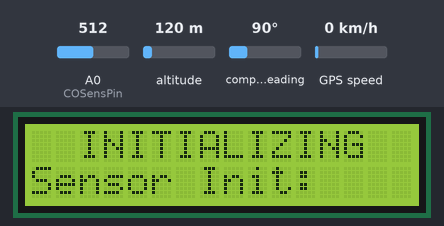
Bench run of a sketch on a simulated Arduino Uno, built with avr-gcc and run on an emulated ATmega328P. Parts: 16×2 character LCD. The test bench sets the inputs (shaded band); at power-on: A0 (COSensPin) = 512, altitude 120 m, compass heading 90°, GPS speed 0 km/h. Sleep ends after the set time or at an interrupt; the GPS gets a fix after 3 s at 37.7749, -122.4194 with 8 satellites; what the sketch prints to the serial monitor is not drawn.

Above: at 10.4 s.
10.5 s: A0 (COSensPin) set to 309
12.0 s: A0 (COSensPin) set to 291
At 14.7 s:
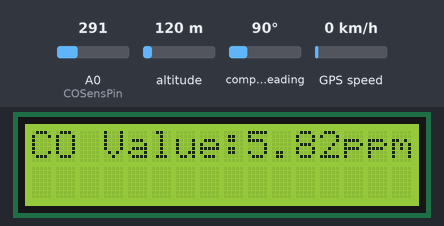
15.0 s: A0 (COSensPin) set to 306
At 16.2 s:
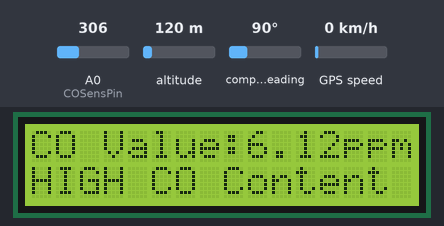
17.2 s: A0 (COSensPin) set to 490
At 19.4 s:
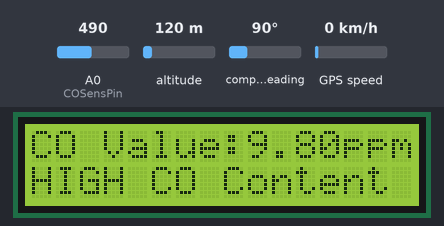
19.7 s: A0 (COSensPin) set to 507
At 21.0 s:
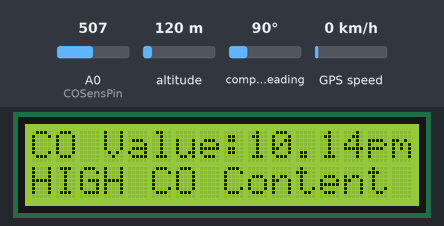
21.7 s: A0 (COSensPin) set to 30
At 22.6 s:
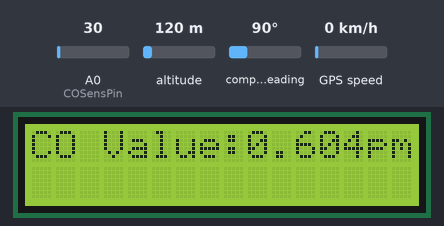
Timing chart, 0 to 24.7 s (numbered marks = the images above; inputs shaded):
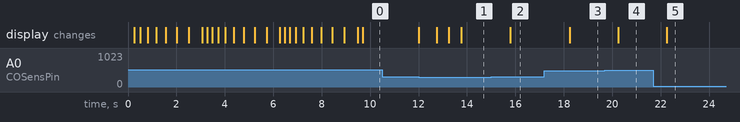

The sketch:

source_code.ino
```cpp
#include  <Arduino.h>
#include  <TinyGPS.h>
#include  <LiquidCrystal.h>
#include  <SoftwareSerial.h>
#include  <avr/sleep.h>
#include  <TimerOne.h>

LiquidCrystal lcd(8,9,10,11,12,13);
SoftwareSerial GPS(5,6);
TinyGPS gps;

#define PHNUM1          "YOUR_PHNUMBER"


#define interval          1000
#define MQ7_CONST         0.02f
#define CO_THRES          6.0
#define TRUE              1
#define FALSE             0
#define LCD_NSCRL         3
#define LCD_DOT           '.'
#define LCD_SPC           ' '

#define MSG_WAIT_MSG      1
#define MSG_PH_NUM        2
#define MSG_COLL_MSG      3
#define MSG_RCV_MSG       4
#define LINE_FEED         0x0A

typedef unsigned char int8u;
typedef unsigned long int16u;

unsigned char PhNum[15], sbuf[100];
const char *SMSMsg[]      = {"High CO Content @", "Your Vehicle Got Accident @", "Your Vehicle is Located @", " Automated SMS By: SV"};
const char *MapLink       = " http://maps.google.com/maps?q=";

const int COSensPin       = A0;
const byte interruptPin   = 2;

struct {
  unsigned char DispCo    : 1;
  unsigned char ClrDisp   : 1;
  unsigned char Msg       : 1;
  unsigned char Monit     : 1;
} Flags;


void DispTitle            (void);
void DispParam            (void);
void TaskCOMoni           (void);
void TaskMsg              (void);
void GSMInit              (void);
void SendSMS              (const char *PhNum, const char *Msg);
void GPSgetloc            (char *Lat, char *Lon);
void ftoa                 (double n, char *res, int afterpoint);
int intToStr              (int x, char str[], int d);
void rever                (char *str, int len);
void LCDDispInit          (void);
void COSensInit           (void);
int16u  ReadCO            (void);
void TimerOF              (void);

void setup() {
  pinMode(interruptPin, INPUT_PULLUP);
  lcd.begin(16,2);
  LCDDispInit();
  COSensInit();
  Serial.begin(9600);
  GSMInit();
  GPS.begin(9600);
  Timer1.initialize(100000);        /* 100 milli seconds or 0.1 seconds */
  Timer1.attachInterrupt(TimerOF); /* blinkLED to run every 0.15 seconds */
  DispTitle();
  sleep_enable();
  sleep_cpu();
}
void loop(void) {
  TaskCOMoni();
  TaskMsg();
  sleep_cpu();
}
void TaskCOMoni(void) {
  if (Flags.Monit) {
    float CO;
    CO =  ReadCO() * MQ7_CONST;
    lcd.setCursor(9,0);
    lcd.print(CO,2);
    if (CO > CO_THRES) {
      if (!Flags.DispCo) {
        lcd.setCursor(0, 1);
        lcd.print("HIGH CO Content");
        SendLinkLoc(PHNUM1, SMSMsg[0]);
        Flags.ClrDisp = FALSE;
        Flags.DispCo = TRUE;
      }
    } else
      if (!Flags.ClrDisp) {
        Flags.DispCo = FALSE;
        Flags.ClrDisp = TRUE;
        lcd.setCursor(0, 1);
        lcd.print("                ");
      }
  Flags.Monit = FALSE;
  }
}

void TaskMsg(void) {
  if (Flags.Msg) {
    #ifdef DISP_PHNO_MSG
      String Ph = PhNum;
      String SMS = sbuf;
      lcd.clear();
      lcd.print(Ph);
      lcd.setCursor(0,1);
      lcd.print(SMS);
    #endif
    if (!strcmp(PHNUM1, PhNum)) {
      SendLinkLoc(PhNum, SMSMsg[2]);
    }
    Flags.Msg = FALSE;
   }
}
void DispTitle(void){
  lcd.clear();
  lcd.setCursor(0, 0);
  lcd.print(" SMART VEHICLE");
  delay(500);
  DispParam();
}
void DispParam(void) {
  lcd.setCursor(0,0);
  lcd.print("CO Value:    ppm");
}
void GSMInit(void) {
 Serial.println("AT\r");
 delay(250);
 Serial.println("AT+CMGF=1\r");
 delay(250);
 Serial.println("AT+CNMI=2,2,2,0,0\r");
 delay(250);
}
void SendLinkLoc(const char *PhNum, const char *GSMMsg) {
  char i, Lat[15], Lon[15], gsmmsg[150];
  gsmmsg[0] = '\0';
  strcat(gsmmsg,GSMMsg);
  strcat(gsmmsg, MapLink);
  #ifdef DEMO
    strcat(gsmmsg,"12.2766");
    strcat(gsmmsg,",");
    strcat(gsmmsg,"76.62022");
  #else
    GPSgetloc(Lat,Lon);
    strcat(gsmmsg,Lat);
    strcat(gsmmsg,",");
    strcat(gsmmsg,Lon);
  #endif
  strcat(gsmmsg, SMSMsg[3]);
  SendSMS(PhNum, gsmmsg);
}
void SendSMS (const char *PhNum, const char *Msg){
  Serial.print("AT+CMGS=\"0");
  Serial.print(PhNum);
  Serial.println("\"\r");
  delay(1000);
  Serial.println(Msg);
  delay(500);
  Serial.println((char)26);
}
void  GPSgetloc(char *Lat, char *Lon) {
  char c;
  float latitude, longitude;
  unsigned long previousMillis = millis();
  while (millis() - previousMillis <= interval) {
        if (GPS.available()) {
          char c = GPS.read();
          if(gps.encode(c)) {
            gps.f_get_position(&latitude, &longitude);
            ftoa(latitude, Lat, 4);
            ftoa(longitude, Lon, 4);
            #ifdef GPS_DISP_LOC
              lcd.clear();
              lcd.print(Lat);
              lcd.setCursor(0,1);
              lcd.print(Lon);
            #endif
            break;
        }
      }
  }
}

/* SerialEvent occurs whenever a new data */
/* comes in the hardware serial RX. */
void serialEvent() {
  static int8u i;
  static int8u msgcnt,phcnt;
  static int8u state = MSG_WAIT_MSG;

  while (Serial.available()) {
  char UDR = (char)Serial.read();
  switch (state) {
    case MSG_WAIT_MSG:
      if (UDR == '\"') state = MSG_PH_NUM;
      break;
    case MSG_PH_NUM:
     if (phcnt++ < 13)
        PhNum[phcnt-1] = UDR;
      else
        state = MSG_COLL_MSG;
      break;
    case MSG_COLL_MSG:
      if (UDR == LINE_FEED)
        state = MSG_RCV_MSG;
      break;
    case MSG_RCV_MSG:
      if ((sbuf[msgcnt++] = UDR) == LINE_FEED) {
        sbuf[msgcnt-2] = '\0';
        for (i = 0 ; i < 10; i++) /* eliminate +91 */
        PhNum[i] = PhNum[i+3];
        PhNum[i] = '\0';
        state = MSG_WAIT_MSG;
        msgcnt = 0;
        phcnt = 0;
        Flags.Msg = TRUE;
      }
    }
  }
}

void TimerOF(void) {
  static int8u i = 0;
  if (!Flags.Monit && ++i >= 10) {
    i = 0;
    Flags.Monit = TRUE;
  }
}
void COSensInit(void) {
  lcd.setCursor(0,1);
  lcd.print("Sensor Init:");
  while ((analogRead(COSensPin) * MQ7_CONST) > CO_THRES) ;
  lcd.print("OK");
}
int16u ReadCO(void) {
  int8u i;
  int16u COValue = 0;
  for (i = 0; i < 32; i++)
    COValue += analogRead(COSensPin);
  return COValue >>= 5;
}
void LCDDispInit(void) {
  int8u i, j, adr;
  lcd.print("  INITIALIZING");
  lcd.setCursor(0,1);
  for ( j = 0; j < LCD_NSCRL; j++ ) {
    adr = 0xc0;               // 2nd row, first coloumn
    for ( i = 0; i < 16; i++ ) {
      lcd.setCursor(i,1);
      lcd.print(LCD_DOT);
      if ( i < 8 ) delay(200+(50*i)); else delay(25);
      lcd.setCursor(i,1);
      lcd.print(LCD_SPC);
   }
  }
}
// Converts a floating point number to string.
void ftoa(double n, char *res, int afterpoint){
  // Extract integer part
  int ipart = (int)n;
  // Extract floating part
  double fpart = n - (float)ipart;
  // convert integer part to string
  int i = intToStr(ipart, res, 0);
  // check for display option after point
  if (afterpoint != 0)  {
    res[i] = '.';  // add dot
    // Get the value of fraction part upto given no.
    // of points after dot. The third parameter is needed
    // to handle cases like 233.007
    fpart = fpart * pow(10, afterpoint);
    intToStr((int)fpart, res + i + 1, afterpoint);
  }
}
// Converts a given integer x to string str[].  d is the number
// of digits required in output. If d is more than the number
// of digits in x, then 0s are added at the beginning.
int intToStr(int x, char str[], int d){
  int i = 0;
  while (x) {
    str[i++] = (x%10) + '0';
    x = x/10;
  }
  // If number of digits required is more, then
  // add 0s at the beginning
  while (i < d)
  str[i++] = '0';

  rever(str, i);
  str[i] = '\0';
  return i;
}
void rever(char *str, int len){
  int i=0, j=len-1, temp;
  while (i<j) {
    temp = str[i];
    str[i] = str[j];
    str[j] = temp;
    i++; j--;
  }
}
```

Measured:
- the behaviour switches between 301 and 300 on A0 (COSensPin) (found by bisection; images 0 and 1)
- the behaviour switches between 499 and 500 on A0 (COSensPin) (found by bisection; images 3 and 4)
- after the input at 10.5 s, every drawn part: stays the same
- after the input at 12.0 s, the display: first changes at once (image 1 shows a later state)
- after the input at 15.0 s, the display: changes after 0.78 s (image 2)
- after the input at 17.2 s, the display: changes after 1.1 s (image 3)
- after the input at 19.7 s, the display: changes after 0.56 s (image 4)
- after the input at 21.7 s, the display: changes after 0.56 s (image 5)
